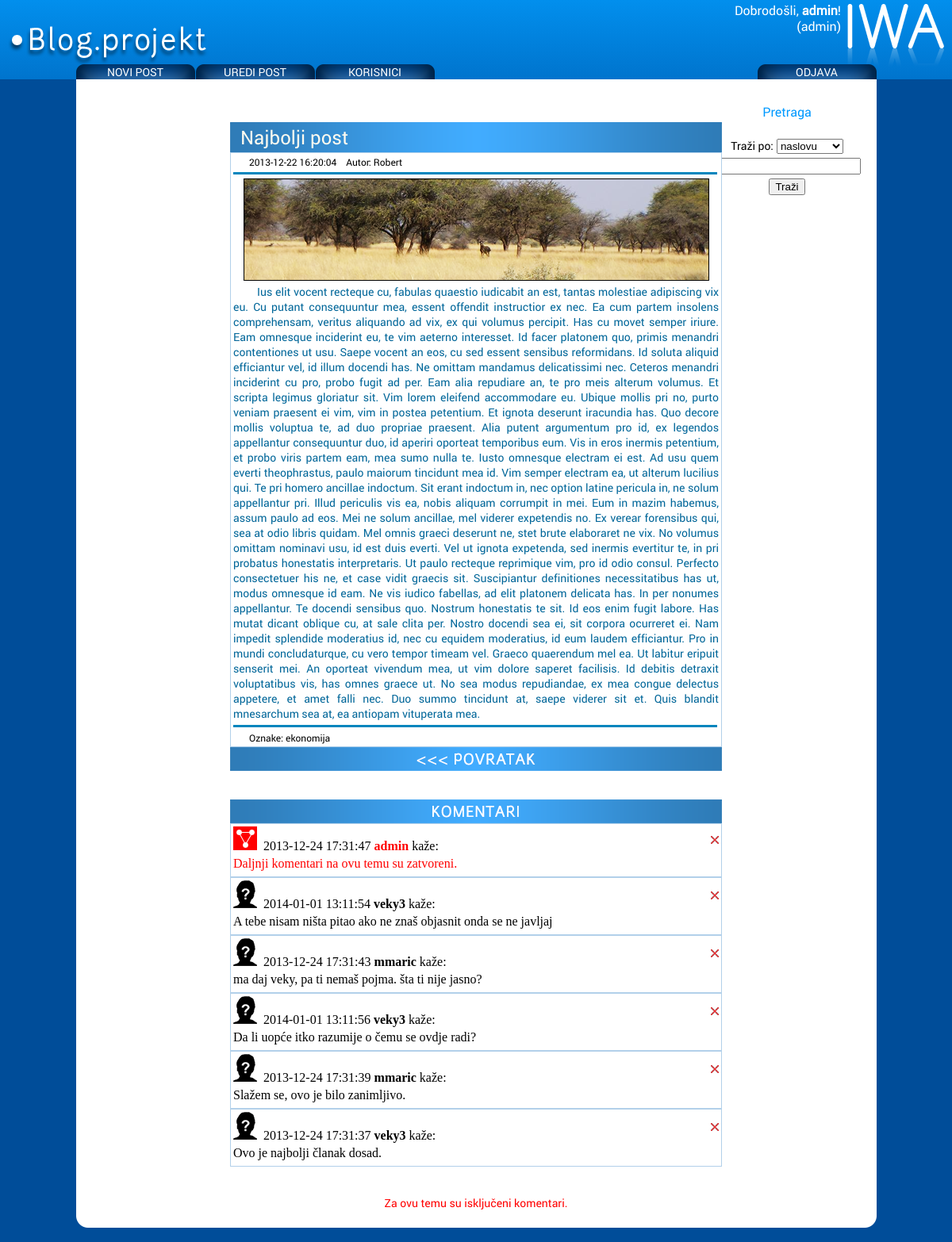
Screenshot of /open_post.php?id=3 (signed in) with the database file from the repository.
### tables this page shows
CREATE TABLE IF NOT EXISTS `clanak` (
  `clanak_id` int(11) NOT NULL AUTO_INCREMENT,
  `korisnik_id` int(10) NOT NULL,
  `naslov` varchar(100) NOT NULL,
  `tekst` text NOT NULL,
  `slika` varchar(500) NOT NULL,
  `datum` timestamp NOT NULL DEFAULT CURRENT_TIMESTAMP ON UPDATE CURRENT_TIMESTAMP,
  `objavljen` int(11) NOT NULL,
  PRIMARY KEY (`clanak_id`)
);

CREATE TABLE IF NOT EXISTS `korisnik` (
  `korisnik_id` int(10) NOT NULL AUTO_INCREMENT,
  `tip_id` int(10) NOT NULL,
  `korisnicko_ime` varchar(50) NOT NULL,
  `lozinka` varchar(32) NOT NULL,
  `ime` varchar(100) NOT NULL,
  `prezime` varchar(100) NOT NULL,
  `email` varchar(50) NOT NULL,
  `slika` varchar(200) NOT NULL,
  PRIMARY KEY (`korisnik_id`),
  KEY `korisnicko_ime` (`korisnicko_ime`)
);

CREATE TABLE IF NOT EXISTS `oznaka` (
  `oznaka_id` int(11) NOT NULL AUTO_INCREMENT,
  `oznaka` varchar(45) NOT NULL,
  `clanak_id` int(11) NOT NULL,
  PRIMARY KEY (`oznaka_id`)
);

CREATE TABLE IF NOT EXISTS `komentar` (
  `komentar_id` int(11) NOT NULL AUTO_INCREMENT,
  `tekst` text NOT NULL,
  `ocjena` int(11) NOT NULL,
  `datum` timestamp NOT NULL DEFAULT CURRENT_TIMESTAMP ON UPDATE CURRENT_TIMESTAMP,
  `clanak_id` int(11) NOT NULL,
  `korisnik_id` int(10) NOT NULL,
  PRIMARY KEY (`komentar_id`)
);

### komentari_format.php (the view, shortened to what this page needs)
<?php
if (isset($_SESSION['login']))
{
?>
	<!DOCTYPE html PUBLIC "-//W3C//DTD XHTML 1.0 Transitional//EN" "http://www.w3.org/TR/xhtml1/DTD/xhtml1-transitional.dtd">
	<html xmlns="http://www.w3.org/1999/xhtml">
	<head>
	<link href="style.css" rel="stylesheet" type="text/css" />
	</head>
	<body>
	<table class="commenttable" align="center" width="620">
		<tr>
			<td>
				<?php
				if ($brojkom != 0)
				{
				echo "<img src= $korisnik_slika ?> &nbsp;";
				echo $datum;
					if ($user === 'admin')
					{
						echo "<span style='color:#F00; font-weight:bold'> $user </span> kaže:";
					}
					else
					{
						echo "<span style='font-weight:bold'> $user </span> kaže:";
					}
				}
				else {}
				?>
			</td>
			<td align="right">
			<?php if (($_SESSION['user_type'] == 0) && ($brojkom != 0))
			{ ?>
			<form action="delete_comment.php" method="post">
			<input name="submit" type="image" src="images/delete.png" align="right" title="Obriši komentar" />
			</form>
			<?php } ?>
			</td>
		</tr>
		<tr>
			<td>
				<?php
				if ($brojkom == 0)
				{
				echo "Nema komentara!";
				}
				else
				{
					if ($user === 'admin')
					{
						echo "<span style='color:#F00'> $tekst </span>";
					}
					else
					{
						echo $tekst;
					}
				}
				?>
			</td>
		</tr>
		<tr>
			<td>
			</td>
		</tr>
	</table>
	</body>
	</html>
<?php
}
?>

### open_post.php (shortened to what this page needs)
<?php
include('connect.php');
if (isset($_SESSION['login']))
{
?>
	<!DOCTYPE html PUBLIC "-//W3C//DTD XHTML 1.0 Transitional//EN" "http://www.w3.org/TR/xhtml1/DTD/xhtml1-transitional.dtd">
	<html xmlns="http://www.w3.org/1999/xhtml">
	<head>
	<?php
		$id = $_GET['id'];
		$sql = ("SELECT clanak.clanak_id, clanak.naslov, clanak.tekst, clanak.datum, clanak.slika, clanak.objavljen, korisnik.ime, oznaka.oznaka
				FROM clanak
				INNER JOIN korisnik ON clanak.korisnik_id = korisnik.korisnik_id
				AND clanak_id = '$id'
				INNER JOIN oznaka ON clanak.clanak_id = oznaka.clanak_id");
		$fetchpostdata = mysqli_query($connect, $sql);
		$result = mysqli_fetch_array($fetchpostdata);
		$objavljen = $result["objavljen"];
		if ($objavljen == 1 or $objavljen == 2)
			{
			$naslov = $result["naslov"];
			$autor = $result["ime"];
			$datum = $result["datum"];
			$clanak_slika = $result["slika"];
			$tekst = $result["tekst"];
			$oznaka = $result["oznaka"];
			?>
			<link href="style.css" rel="stylesheet" type="text/css" />
			</head>
			<body>
			<?php include ("header.php");?>
			<div class="container" align="center">
			<?php
			include ("pretraga.php");
			?>
			<br><br><br>
			<table class="titletable" align="center" width="620" border="0">
				<tr>
					<td align="left">
					<span class="naslov">
					<?php
						print $naslov;
					?>
					</span>
					</td>
				</tr>
			</table>
			<table class="posttable" align="center" width="620" border="0">
				<tr>
					<td align="left">
					<span class="datum">
					<?php
						print $datum;
					?>
					&nbsp;&nbsp;&nbsp;Autor:
					<?php
						print $autor
					?>
					</span>
					</td>
				</tr>
				<tr>
					<td>
					<img class="break" src="images/break.png"/>
					</td>
				</tr>
				<tr>
					<td align="center">
					<img src="<?php echo $clanak_slika ?>" width="587" height="129" />
					</td>
				</tr>
				<tr>
					<td class="tekst" ><?php print $tekst?>
					</td>
				</tr>
				<tr>
				<td><img class="break" src="images/break.png"/></td>
				</tr>
				<tr>
				<td><span class="datum">Oznake:&nbsp;<span color=#FFFFFF><?php echo $oznaka ?></span></span></td>
				</tr>
			</table>
			<a href="index.php"><img src="images/povratak.png" class="center" /></a>
			<br /><br />
			<?php include ("komentari.php");
			if ($objavljen == 1)
			{
				include ("novi_komentar.php");
			}
			else
			{
				echo "<br><br><span style='color:#FF0000' class='tekst'>Za ovu temu su isključeni komentari.</span>";
			}
			?>
			</div>
			<img class="center" src="images/containerbottom.png"/>
			</body>
			</html>
			<?php
			}
			else
			{
			goto fail;
			}
			?>
<?php
}
?>

### komentari.php (shortened to what this page needs)
<?php
include('connect.php');
if (isset($_SESSION['login']))
{
	?>
	<!DOCTYPE html PUBLIC "-//W3C//DTD XHTML 1.0 Transitional//EN" "http://www.w3.org/TR/xhtml1/DTD/xhtml1-transitional.dtd">
	<html xmlns="http://www.w3.org/1999/xhtml">
	<head>
	<link href="style.css" rel="stylesheet" type="text/css" />
	<img src="images/komentari.png" class="center" />
	</head>
	<body>
	<?php
	$query= ("SELECT * FROM komentar
	INNER JOIN korisnik WHERE komentar.korisnik_id = korisnik.korisnik_id AND komentar.clanak_id = '$id' ORDER BY `komentar`.`komentar_id` DESC");
	$makequery= mysqli_query ($connect, $query);
	$brojkom= mysqli_num_rows ($makequery);
	$i=0;
	do
		{
			$sadrzaj= mysqli_fetch_array ($makequery);
			$datum = $sadrzaj["datum"];
			$tekst = $sadrzaj["tekst"];
			$korisnik_slika = $sadrzaj["slika"];
			$user = $sadrzaj["korisnicko_ime"];
			include ("komentari_format.php");
			$i++;
		}
	while ($i < $brojkom)
	?>
	</body>
	</html>
<?php
}
?>

### style.css (style rules this page uses)
html { overflow-y: scroll; }
body { margin: 0px; padding: 0px; background-color:#004D99; background-repeat:repeat; }
.container { position:relative; width:1009px; padding:0px; margin-left:auto; margin-right:auto; background-color:#FFFFFF; overflow:hidden; }
.naslov { font-family: "Roboto Regular"; font-size: 24px; color: #FFFBF0; margin-left: 10px; }
.tekst { font-family: "Roboto Regular"; font-size: 14px; color: #069; text-align: justify; text-indent: 30px; }
.datum { font-family: "Roboto Regular"; font-size: 12px; margin-left: 0px; padding-left: 20px; }
.break { position: relative; margin-right: auto; margin-left: auto; width: 610px; }
.posttable { position:relative; background-color:#FFFFFF; border: 1px solid #b2d0ea; padding:0px; }
.titletable { background-image: url(images/titlebg.png); }
img.center { display: block; margin-left: auto; margin-right: auto; }

### rows the page displays
clanak: naslov "Najbolji post", datum "2013-12-22 16:20:04", korisnik.ime "Robert", slika (picture), tekst "Ius elit vocent recteque cu, fabulas quaestio iudicabit an est, tantas molestiae adipiscing vix eu. Cu putant consequuntur mea, essent offendit instructior ex nec. Ea cum partem insolens comprehensam, veritus aliquando ad vix, ex qui volumus percipit. Has cu movet semper iriure. Eam omnesque inciderint eu, te vim aeterno interesset. Id facer platonem quo, primis menandri contentiones ut usu. Saepe vocent an eos, cu sed essent sensibus reformidans. Id soluta aliquid efficiantur vel, id illum docendi has. Ne omittam mandamus delicatissimi nec. Ceteros menandri inciderint cu pro, probo fugit ad per. Eam alia repudiare an, te pro meis alterum volumus. Et scripta legimus gloriatur sit. Vim lorem…", oznaka.oznaka "ekonomija"
komentar: korisnik.slika (picture), datum "2013-12-24 17:31:47", korisnik.korisnicko_ime "admin", tekst "Daljnji komentari na ovu temu su zatvoreni."
komentar: korisnik.slika (placeholder picture), datum "2014-01-01 13:11:54", korisnik.korisnicko_ime "veky3", tekst "A tebe nisam ništa pitao ako ne znaš objasnit onda se ne javljaj"
komentar: korisnik.slika (placeholder picture), datum "2013-12-24 17:31:43", korisnik.korisnicko_ime "mmaric", tekst "ma daj veky, pa ti nemaš pojma. šta ti nije jasno?"
komentar: korisnik.slika (placeholder picture), datum "2014-01-01 13:11:56", korisnik.korisnicko_ime "veky3", tekst "Da li uopće itko razumije o čemu se ovdje radi?"
komentar: korisnik.slika (placeholder picture), datum "2013-12-24 17:31:39", korisnik.korisnicko_ime "mmaric", tekst "Slažem se, ovo je bilo zanimljivo."
komentar: korisnik.slika (placeholder picture), datum "2013-12-24 17:31:37", korisnik.korisnicko_ime "veky3", tekst "Ovo je najbolji članak dosad."

### other values shown
$user "admin"
